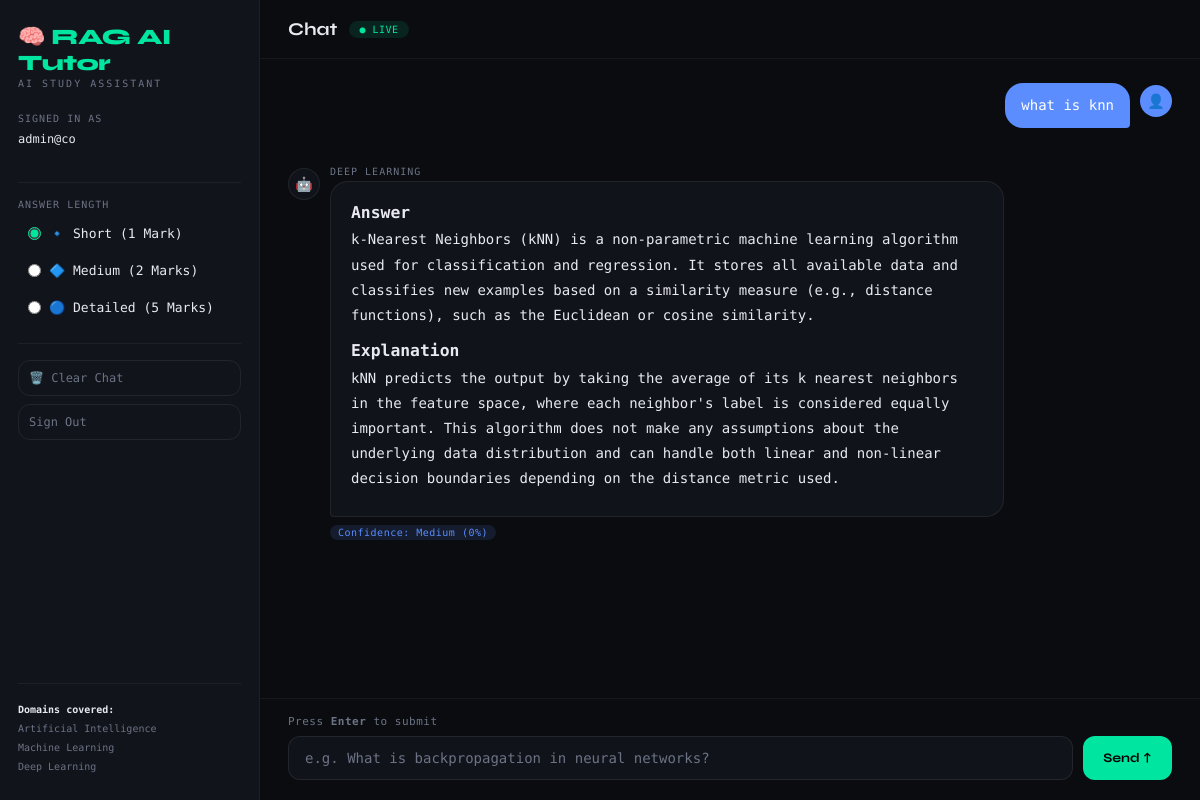
The app's page /chat/ (signed in), older data.
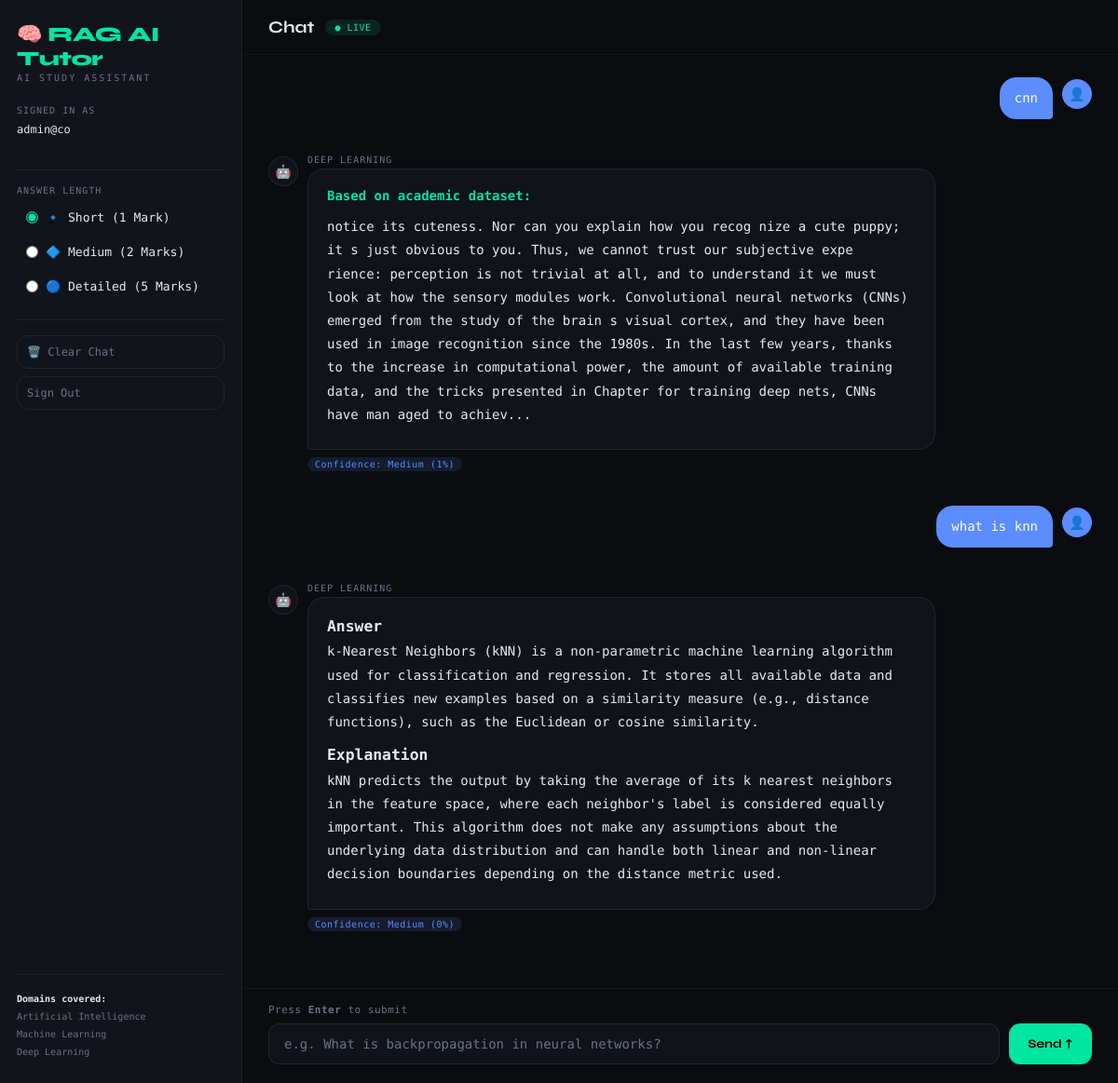
The same page, newer data.
### tutor/models.py (models this page shows, shortened)
class ChatHistory(models.Model):
    user = models.ForeignKey(User, on_delete=models.CASCADE, related_name='chat_history')
    question = models.TextField()
    answer = models.TextField()
    confidence = models.FloatField(default=0.0)
    subject = models.CharField(max_length=100, blank=True)
    marks = models.IntegerField(default=1)
    timestamp = models.DateTimeField(auto_now_add=True)
    class Meta:
        ordering = ['-timestamp']
        verbose_name = 'Chat History'
        verbose_name_plural = 'Chat Histories'

### tutor/views.py (the view)
# urls.py: path('chat/', views.chat_view, name='chat'),
@login_required
@never_cache
def chat_view(request):
    SessionActivityTracker.initialize_session(request)
    SessionActivityTracker.update_activity(request)
    if SessionActivityTracker.is_session_inactive(request):
        messages.warning(request, 'Your session has been inactive for a while. Please refresh.')
    history      = ChatHistory.objects.filter(user=request.user).order_by('-timestamp')
    session_stats = SessionActivityTracker.get_session_stats(request)
    response = render(request, 'tutor/chat.html', {
        'history':       history,
        'user':          request.user,
        'session_stats': session_stats,
    })
    return _no_cache_auth(response)

### tutor/session_manager.py (called while the page is built)
    @staticmethod
    def initialize_session(request):
        if 'user_session_id' not in request.session:
            request.session['user_session_id'] = request.session.session_key
            request.session['user_session_start'] = datetime.now().isoformat()
            request.session['queries_in_session'] = 0
            request.session['question_corrections'] = {}
            request.session['session_ip'] = get_client_ip(request)
            request.session.modified = True

    @staticmethod
    def update_activity(request):
        request.session['last_activity'] = datetime.now().isoformat()
        request.session.modified = True

    @staticmethod
    def get_session_stats(request):
        return {
            'session_id': request.session.get('user_session_id'),
            'session_start': request.session.get('user_session_start'),
            'last_activity': request.session.get('last_activity'),
            'total_queries': request.session.get('queries_in_session', 0),
            'corrections_applied': len(request.session.get('question_corrections', {})),
            'user_ip': request.session.get('session_ip'),
        }

    @staticmethod
    def is_session_inactive(request, timeout_minutes=None):
        if timeout_minutes is None:
            timeout_minutes = SessionActivityTracker.SESSION_TIMEOUT_MINUTES
        last_activity_str = request.session.get('last_activity')
        if not last_activity_str:
            return False
        try:
            last_activity = datetime.fromisoformat(last_activity_str)
            inactive_duration = datetime.now() - last_activity
            return inactive_duration > timedelta(minutes=timeout_minutes)
        except (ValueError, TypeError):
            return False

### tutor/views.py (called while the page is built)
def _no_cache_auth(response):
    response['Cache-Control'] = 'no-store, no-cache, must-revalidate, max-age=0, private'
    response['Pragma']        = 'no-cache'
    response['Expires']       = '0'
    response['X-Auth-State']  = 'logged-in'    # used by JS guard
    return response

### tutor/templates/tutor/chat.html (shortened to what this page needs)
{% extends 'tutor/base.html' %}
{% load static %}
{% block body %}
<div class="sidebar">
    <div class="brand">🧠 RAG AI Tutor</div>
    <div class="brand-sub">AI Study Assistant</div>
    <div class="sidebar-label">Signed in as</div>
    <div class="sidebar-user">{{ user.email }}</div>
    <hr class="divider">
    <div class="sidebar-label">Answer Length</div>
    <div class="marks-group">
        <label class="mark-option"><input type="radio" name="marks" value="1" checked><span>🔹 Short (1 Mark)</span></label>
        <label class="mark-option"><input type="radio" name="marks" value="2"><span>🔷 Medium (2 Marks)</span></label>
        <label class="mark-option"><input type="radio" name="marks" value="5"><span>🔵 Detailed (5 Marks)</span></label>
    </div>
    <hr class="divider">
    <button class="sidebar-btn danger" id="clearBtn">🗑️  Clear Chat</button>
    <a href="{% url 'logout' %}"><button class="sidebar-btn">Sign Out</button></a>
    <div class="sidebar-bottom">
        <hr class="divider">
        <div class="domains-note">
            <b>Domains covered:</b><br>
            Artificial Intelligence<br>Machine Learning<br>Deep Learning
        </div>
    </div>
</div>
<div class="chat-main">
    <div class="chat-header">
        <div class="chat-header-title">Chat</div>
        <div class="live-badge">● LIVE</div>
    </div>
    <div class="chat-messages" id="chatMessages">
        {% for msg in history %}
        <div class="msg-wrap" data-question="{{ msg.question|escapejs }}">
            <div class="msg-user">
                <div class="bubble user-text">{{ msg.question }}</div>
                <div class="avatar avatar-user">👤</div>
            </div>
        </div>
        <div class="msg-wrap" data-answer="{{ msg.answer|escapejs }}">
            <div class="msg-ai">
                <div class="avatar avatar-ai">🤖</div>
                <div>
                    <div class="subject-tag">{{ msg.subject }}</div>
                    <div class="bubble ai-text">{{ msg.answer|safe }}</div>
                    {% with c=msg.confidence %}
                    <div class="conf-badge {% if c >= 0.6 %}conf-high{% elif c >= 0.35 %}conf-medium{% else %}conf-low{% endif %}">
                        Confidence: {% if c >= 0.6 %}High{% elif c >= 0.35 %}Medium{% else %}Low{% endif %} ({{ msg.confidence|floatformat:0 }}%)
                    </div>
                    {% endwith %}
                </div>
            </div>
        </div>
        {% endfor %}
    </div>
    <div class="chat-input-area">
        <div class="input-hint">Press <b>Enter</b> to submit</div>
        <div class="input-row">
            <input type="text" class="chat-input" id="questionInput"
                placeholder="e.g. What is backpropagation in neural networks?" autocomplete="off">
            <button class="send-btn" id="sendBtn">Send ↑</button>
        </div>
    </div>
</div>
{% endblock %}

### tutor/templates/tutor/base.html (shortened to what this page needs)
<!DOCTYPE html>
<html lang="en">
<head>
    {% load static %}
</head>
<body>
    {% block body %}{% endblock %}
</body>
</html>

### tutor/templates/tutor/base.html (style rules this page uses)
:root { --bg: #0a0c10; --surface: rgba(18, 21, 28, 0.85); --border: rgba(30, 35, 48, 0.7); --accent: #00e5a0; --accent2: #5b8dff; --warn: #ff6b6b; --text: #e8eaf0; --muted: #6b7385; --radius: 12px; }
*, *::before, *::after { box-sizing: border-box; margin: 0; padding: 0; }
html, body { font-family: 'DM Mono', monospace; background: var(--bg); color: var(--text); min-height: 100vh; }
a { color: var(--accent); text-decoration: none; }

Row changes from the older to the newer data that the page shows:
added ChatHistory: question "cnn", subject "DEEP LEARNING", answer "Based on academic dataset: notice its cuteness. Nor can you explain how you recog nize a cute puppy; it s just obvious to you. Thus, we cannot trust our subjective expe rience: perception is not trivial at all, and to understand it we must look at how the sensory modules work. Convolutional neural networks (CNNs) emerged from the study of the brain s visual cortex, and they have been used in image recognition since the 1980s. In the last few years, thanks to the increase in computational power, the amount of available training data, and the tricks presented in Chapter for training deep nets, CNNs have man aged to achiev...", shows "Medium", confidence "1"
